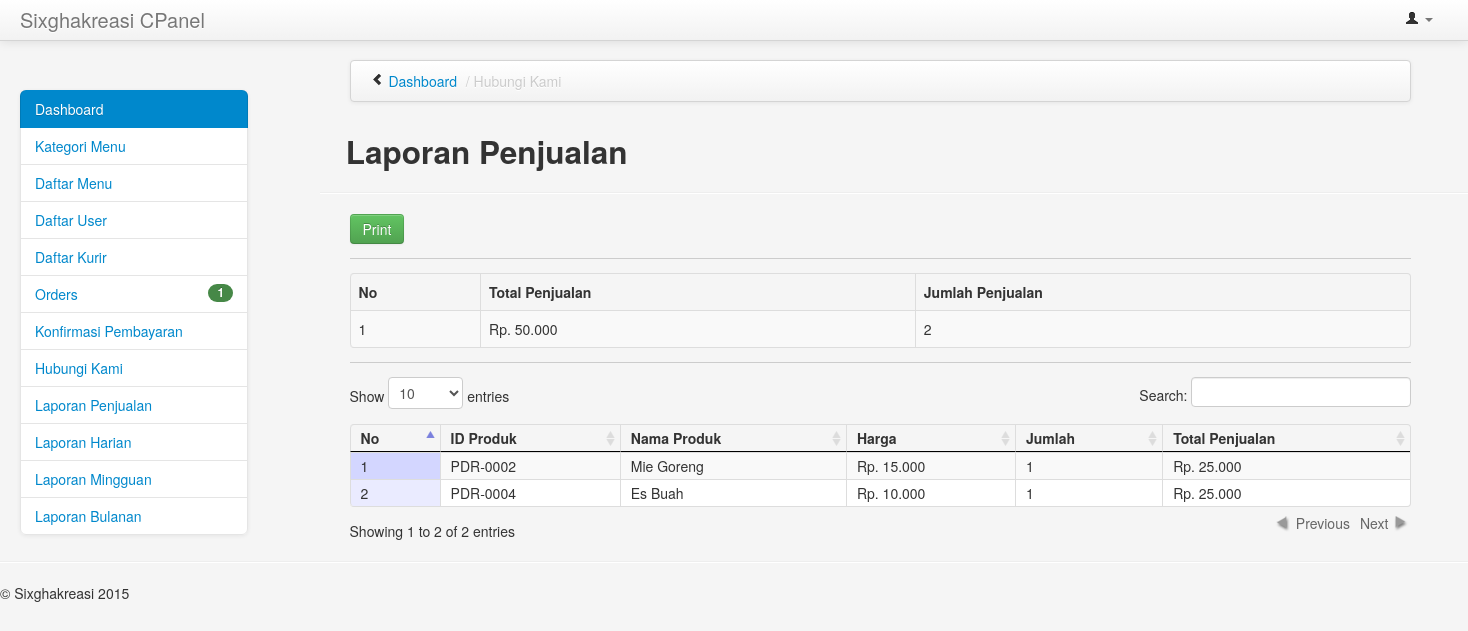
Before: /admin/penjualan.php with the older database file.
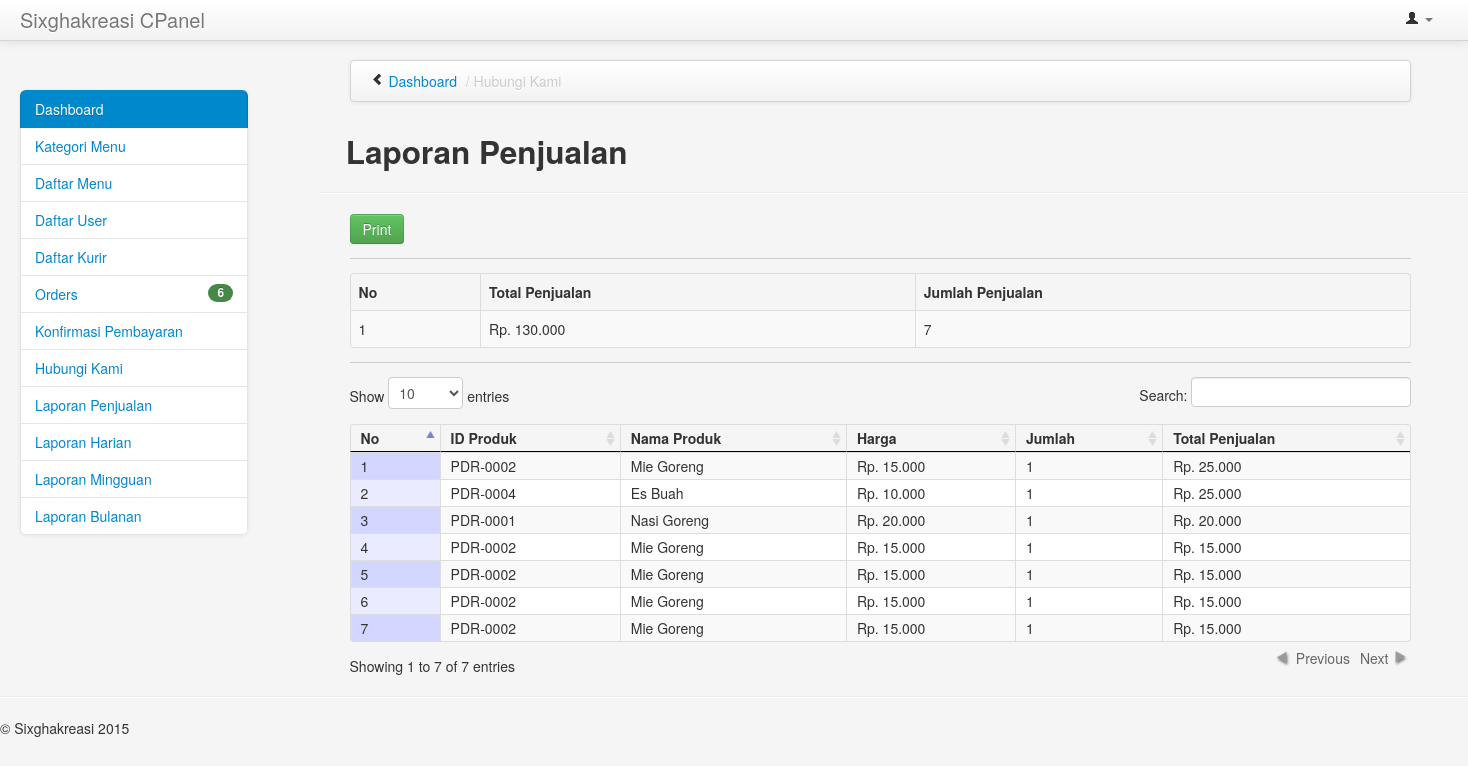
After: the same page with the newer database file.
### tables this page shows
CREATE TABLE `orders_detail` (
  `id_orders` varchar(10) NOT NULL,
  `id_produk` varchar(10) NOT NULL,
  `jumlah` int(5) NOT NULL,
  `harga` varchar(20) NOT NULL,
  `total` varchar(20) NOT NULL,
  `transfer` varchar(20) NOT NULL,
  `sisah` varchar(20) NOT NULL
);

CREATE TABLE `produk` (
  `id_produk` varchar(10) NOT NULL,
  `id_kategori` int(5) NOT NULL,
  `nama_produk` varchar(100) NOT NULL,
  `produk_seo` varchar(100) NOT NULL,
  `deskripsi` text NOT NULL,
  `harga_p` int(20) NOT NULL,
  `stok` int(5) NOT NULL,
  `berat` decimal(5,2) UNSIGNED NOT NULL DEFAULT '0.00',
  `tgl_masuk` date NOT NULL,
  `gambar` varchar(100) NOT NULL,
  `dibeli` int(5) NOT NULL DEFAULT '1'
);

### admin/penjualan.php (the view, shortened to what this page needs)
<?php
include "../config/koneksi.php";
?>
<!DOCTYPE html>
<html class="no-js">
    <head>
        <link href="bootstrap/css/bootstrap.min.css" rel="stylesheet" media="screen">
        <link href="bootstrap/css/bootstrap-responsive.min.css" rel="stylesheet" media="screen">
        <link href="vendors/easypiechart/jquery.easy-pie-chart.css" rel="stylesheet" media="screen">
        <link href="assets/styles.css" rel="stylesheet" media="screen">
<link rel="stylesheet" type="text/css" href="bootstrap/css/jquery.dataTables.css">
		 <link href="assets/DT_bootstrap.css" rel="stylesheet" media="screen">
    </head>
        <body>
        <div class="navbar navbar-fixed-top">
            <div class="navbar-inner">
                <div class="container-fluid">
                    <a class="brand" href="#">Sixghakreasi CPanel</a>
                    <div class="nav-collapse collapse">
                        <ul class="nav pull-right">
                            <li class="dropdown">
                              <?php include "profile.php"; ?>
                                                  </ul>
                                              </div>
                    </div>
                </div>
            </div>
        <div class="container-fluid">
            <div class="row-fluid">
                <?php include "menu.php"; ?>
                <div class="span9" id="content">
                    <div class="row-fluid">
                        	<div class='navbar'>
                            	<div class='navbar-inner'>
	                                <ul class='breadcrumb'>
	                                    <i class='icon-chevron-left hide-sidebar'><a href='#' title='Hide Sidebar' rel='tooltip'>&nbsp;</a></i>
	                                    <li>
	                                        <a href='bagian.php?halamane=home'>Dashboard</a> <span class='divider'>/ Hubungi Kami</span>
	                                    </li>
	                                </ul>
                            	</div>
                        	</div>
                    	</div>
                      <div class="container">
                          <div class="row">
                              <h2>&nbsp;&nbsp;&nbsp;Laporan Penjualan</h2>
                              <hr class="primary">
                            </div>
                      </div>
                      <a href="laporan/laporan_penjualan.php" target="_blank" class="btn btn-success btn-sm">Print</a>
                      <div class="block"></div>
                      <table class="table table-bordered table table-striped">
                        <thead>
                           <tr>
                             <th>No</th>
                             <th>Total Penjualan</th>
                             <th>Jumlah Penjualan</th>
                           </tr>
                        </thead>
                        <tbody>
                          <?php
                          $sql1   = "SELECT a.*, b.* FROM produk AS a INNER JOIN orders_detail AS b ON a.id_produk=b.id_produk";
                          $query1 = mysqli_query($koneksi, $sql1);
                          $no =1;
                          $total_pnjln = 0;
                          $total_jual  = 0;
                          while ($data = mysqli_fetch_array($query1, MYSQLI_ASSOC)) {
                            $total_pnjln = $total_pnjln + $data['total'];
                            $total_jual  = $total_jual + $data['jumlah'];
                          }
                           ?>
                         <tr>
                           <td><?php echo $no++; ?></td>
                           <td>Rp. <?php echo number_format($total_pnjln, 0, ",", "."); ?></td>
                           <td><?php echo number_format($total_jual, 0, ",", "."); ?></td>
                         </tr>
                        </tbody>
                      </table>
                        <div class="block"></div>
                        <table id="Data-Table" class="table table-bordered table table-striped" cellspacing="0" width="100%">
                          <thead>
                            <tr>
                              <th>No</th>
                              <th>ID Produk</th>
                              <th>Nama Produk</th>
                              <th>Harga</th>
                              <th>Jumlah</th>
                              <th>Total Penjualan</th>
                            </tr>
                          </thead>
                          <tbody>
                            <?php
                              $sql   = "SELECT a.*, b.* FROM produk AS a INNER JOIN orders_detail AS b ON a.id_produk=b.id_produk";
                              $query = mysqli_query($koneksi, $sql);
                              $no =1;
                              while ($data = mysqli_fetch_array($query, MYSQLI_ASSOC)){
                                $total = $data['total'];
                             ?>
                            <tr>
                              <td><?php echo $no++; ?></td>
                              <td><?php echo $data['id_produk'] ?></td>
                              <td><?php echo $data['nama_produk'] ?></td>
                              <td>Rp. <?php echo number_format($data['harga_p'], 0, ",", ".") ?></td>
                              <td><?php echo $data['jumlah'] ?></td>
                              <td>Rp. <?php echo number_format($total, 0, ",", ".") ?></td>
                            </tr>
                                <?php } ?>
                       </tbody>
                    </table>
                </div>
            </div>
        </div>
        <hr>
        <footer>
            <p>&copy; Sixghakreasi 2015</p>
        </footer>
        <link href="vendors/datepicker.css" rel="stylesheet" media="screen">
        <link href="vendors/uniform.default.css" rel="stylesheet" media="screen">
        <link href="vendors/chosen.min.css" rel="stylesheet" media="screen">
        <link href="vendors/wysiwyg/bootstrap-wysihtml5.css" rel="stylesheet" media="screen">
    </body>
</html>

### admin/profile.php (shortened to what this page needs)
<?php
 echo" <a href='#' role='button' class='dropdown-toggle' data-toggle='dropdown'> <i class='icon-user'></i> $_SESSION[namauser] <i class='caret'></i>
                                </a><ul class='dropdown-menu'>
                                    <li>
                                        <a tabindex='-1' href='bagian.php?halamane=password'>Ganti Password</a>
                                    </li>
                                    <li class='divider'></li>
                                    <li>
                                        <a tabindex='-1' href='logout.php'>Logout</a>
                                    </li>
                                </ul>";
?>

### admin/menu.php
<?php
include "../config/koneksi.php";
$jmlorder=mysqli_num_rows(mysqli_query($koneksi, "SELECT * FROM orders"));
echo"<div class='span3' id='sidebar'>
                    <ul class='nav nav-list bs-docs-sidenav nav-collapse collapse'>
                        <li class='active'>
                            <a href='bagian.php?halamane=home'>Dashboard</a>
                        </li>
                        <li>
                            <a href='bagian.php?halamane=kategori'>Kategori Menu</a>
                        </li>
                        <li>
                            <a href='bagian.php?halamane=produk'>Daftar Menu</a>
                        </li>
                        <li>
                            <a href='df_user.php'>Daftar User</a>
                        </li>
                        <li>
                            <a href='df_kurir.php'>Daftar Kurir</a>
                        </li>
                        <li>
                            <a href='bagian.php?halamane=order'><span class='badge badge-success pull-right'>$jmlorder</span> Orders</a>
                        </li>
						            <li>
                            <a href='pembayaran.php'>Konfirmasi Pembayaran</a>
                        </li>
                        <li>
                            <a href='hubungi_kami.php'>Hubungi Kami</a>
                        </li>
                        <li>
                            <a href='penjualan.php'>Laporan Penjualan</a>
                        </li>
						            <li>
                            <a href='bagian.php?halamane=laporanH'>Laporan Harian</a>
                        </li>
                        <li>
                            <a href='bagian.php?halamane=laporanM'>Laporan Mingguan</a>
                        </li>
                        <li>
                            <a href='bagian.php?halamane=laporanB'>Laporan Bulanan</a>
                        </li>
                    </ul>
                </div>";
?>

### admin/assets/styles.css (style rules this page uses)
body { padding-top: 0; padding-bottom: 40px; background-color: #f5f5f5; }
@media (min-width: 979px) { body { padding-top: 60px; } }
#content { margin-left:0px; }
.hide-sidebar, .show-sidebar { cursor: pointer; }
.breadcrumb { margin: 0 0 0px; padding: 10px 0px; background-color: transparent; }
.block { border: 1px solid #ccc; background: white; margin: 1em 0em; border-top: none; }
.bs-docs-sidenav { max-width: 228px; margin: 30px 0 0; padding: 0; background-color: #fff; -webkit-border-radius: 6px; -moz-border-radius: 6px; border-radius: 6px; -webkit-box-shadow: 0 1px 4px rgba(0,0,0,.065); -moz-box-shadow: 0 1px 4px rgba(0,0,0,.065); box-shadow: 0 1px 4px rgba(0,0,0,.065); }
.bs-docs-sidenav > li > a { display: block; width: 190px \9; margin: 0 0 -1px; padding: 8px 14px; border: 1px solid #e5e5e5; }
.bs-docs-sidenav > li:first-child > a { -webkit-border-radius: 6px 6px 0 0; -moz-border-radius: 6px 6px 0 0; border-radius: 6px 6px 0 0; }
.bs-docs-sidenav > li:last-child > a { -webkit-border-radius: 0 0 6px 6px; -moz-border-radius: 0 0 6px 6px; border-radius: 0 0 6px 6px; }
.bs-docs-sidenav > .active > a { position: relative; z-index: 2; padding: 9px 15px; border: 0; text-shadow: 0 1px 0 rgba(0,0,0,.15); -webkit-box-shadow: inset 1px 0 0 rgba(0,0,0,.1), inset -1px 0 0 rgba(0,0,0,.1); -moz-box-shadow: inset 1px 0 0 rgba(0,0,0,.1), inset -1px 0 0 rgba(0,0,0,.1); box-shadow: inset 1px 0 0 rgba(0,0,0,.1), inset -1px 0 0 rgba(0,0,0,.1); }

Changed rows visible on the page:
added orders_detail: id_produk "PDR-0001", id_produk.nama_produk "Nasi Goreng", id_produk.harga_p "20.000", jumlah "1", total "20.000"
added orders_detail: id_produk "PDR-0002", id_produk.nama_produk "Mie Goreng", id_produk.harga_p "15.000", jumlah "1", total "15.000"
added orders_detail: id_produk "PDR-0002", id_produk.nama_produk "Mie Goreng", id_produk.harga_p "15.000", jumlah "1", total "15.000"
added orders_detail: id_produk "PDR-0002", id_produk.nama_produk "Mie Goreng", id_produk.harga_p "15.000", jumlah "1", total "15.000"
added orders_detail: id_produk "PDR-0002", id_produk.nama_produk "Mie Goreng", id_produk.harga_p "15.000", jumlah "1", total "15.000"
Other visible differences:
$jmlorder: "1" → "6"
text written by a page script: "Show entries Search: Showing 1 to 2 of 2 entries Previous Next" → "Show entries Search: Showing 1 to 7 of 7 entries Previous Next"
$total_pnjln: "50.000" → "130.000"
$total_jual: "2" → "7"
